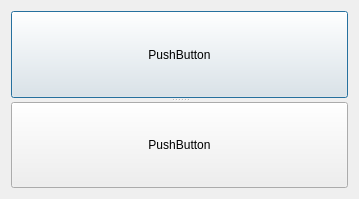
<?xml version="1.0" encoding="UTF-8"?>
<ui version="4.0">
 <class>Class10Class</class>
 <widget class="QDialog" name="Class10Class">
  <property name="geometry">
   <rect>
    <x>0</x>
    <y>0</y>
    <width>359</width>
    <height>199</height>
   </rect>
  </property>
  <property name="windowTitle">
   <string>Class10</string>
  </property>
  <layout class="QVBoxLayout" name="verticalLayout">
   <item>
    <widget class="QSplitter" name="splitter">
     <property name="orientation">
      <enum>Qt::Vertical</enum>
     </property>
     <widget class="QPushButton" name="pushButton">
      <property name="text">
       <string>PushButton</string>
      </property>
     </widget>
     <widget class="QPushButton" name="pushButton_2">
      <property name="text">
       <string>PushButton</string>
      </property>
     </widget>
    </widget>
   </item>
  </layout>
 </widget>
 <layoutdefault spacing="6" margin="11"/>
 <resources>
  <include location="class10.qrc"/>
 </resources>
 <connections/>
</ui>
